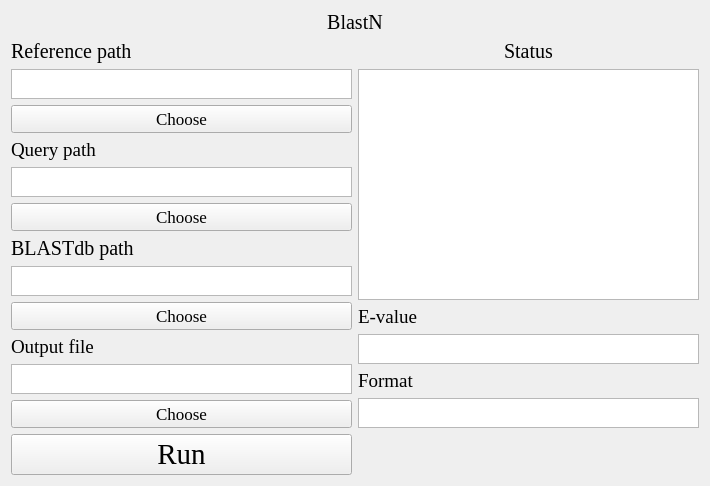
<?xml version="1.0" encoding="UTF-8"?>
<ui version="4.0">
 <class>Form</class>
 <widget class="QWidget" name="Form">
  <property name="geometry">
   <rect>
    <x>0</x>
    <y>0</y>
    <width>710</width>
    <height>479</height>
   </rect>
  </property>
  <property name="windowTitle">
   <string>Form</string>
  </property>
  <property name="styleSheet">
   <string notr="true">background-image: url(D:/tools/Pycharm/pyqt/logo/green_back.png);</string>
  </property>
  <layout class="QGridLayout" name="gridLayout_6">
   <item row="2" column="0">
    <layout class="QGridLayout" name="gridLayout_5">
     <item row="0" column="0">
      <widget class="QPushButton" name="pushButton">
       <property name="font">
        <font>
         <family>Times New Roman</family>
         <pointsize>22</pointsize>
        </font>
       </property>
       <property name="styleSheet">
        <string notr="true">background-image: url(D:/Documents/Desktop/white.png)</string>
       </property>
       <property name="text">
        <string>Run</string>
       </property>
      </widget>
     </item>
    </layout>
   </item>
   <item row="1" column="0">
    <layout class="QGridLayout" name="gridLayout">
     <item row="3" column="0">
      <widget class="QLabel" name="label_7">
       <property name="font">
        <font>
         <family>Times New Roman</family>
         <pointsize>14</pointsize>
        </font>
       </property>
       <property name="text">
        <string>Query path</string>
       </property>
       <property name="alignment">
        <set>Qt::AlignLeading|Qt::AlignLeft|Qt::AlignVCenter</set>
       </property>
      </widget>
     </item>
     <item row="0" column="0">
      <widget class="QLabel" name="label_2">
       <property name="font">
        <font>
         <family>Times New Roman</family>
         <pointsize>15</pointsize>
        </font>
       </property>
       <property name="text">
        <string>Reference path</string>
       </property>
       <property name="alignment">
        <set>Qt::AlignLeading|Qt::AlignLeft|Qt::AlignVCenter</set>
       </property>
      </widget>
     </item>
     <item row="6" column="0">
      <widget class="QLabel" name="label_6">
       <property name="font">
        <font>
         <family>Times New Roman</family>
         <pointsize>15</pointsize>
        </font>
       </property>
       <property name="text">
        <string>BLASTdb path</string>
       </property>
       <property name="alignment">
        <set>Qt::AlignLeading|Qt::AlignLeft|Qt::AlignVCenter</set>
       </property>
      </widget>
     </item>
     <item row="1" column="0">
      <widget class="QTextBrowser" name="textBrowser_2">
       <property name="sizePolicy">
        <sizepolicy hsizetype="Expanding" vsizetype="Maximum">
         <horstretch>0</horstretch>
         <verstretch>0</verstretch>
        </sizepolicy>
       </property>
       <property name="maximumSize">
        <size>
         <width>16777215</width>
         <height>30</height>
        </size>
       </property>
       <property name="styleSheet">
        <string notr="true">background-image: url(D:/Documents/Desktop/white.png)</string>
       </property>
      </widget>
     </item>
     <item row="9" column="0">
      <widget class="QLabel" name="label_5">
       <property name="font">
        <font>
         <family>Times New Roman</family>
         <pointsize>14</pointsize>
        </font>
       </property>
       <property name="text">
        <string>Output file</string>
       </property>
       <property name="alignment">
        <set>Qt::AlignLeading|Qt::AlignLeft|Qt::AlignVCenter</set>
       </property>
      </widget>
     </item>
     <item row="10" column="0">
      <widget class="QTextBrowser" name="textBrowser_5">
       <property name="sizePolicy">
        <sizepolicy hsizetype="Expanding" vsizetype="Maximum">
         <horstretch>0</horstretch>
         <verstretch>0</verstretch>
        </sizepolicy>
       </property>
       <property name="maximumSize">
        <size>
         <width>16777215</width>
         <height>30</height>
        </size>
       </property>
       <property name="styleSheet">
        <string notr="true">background-image: url(D:/Documents/Desktop/white.png)</string>
       </property>
      </widget>
     </item>
     <item row="4" column="0">
      <widget class="QTextBrowser" name="textBrowser_3">
       <property name="sizePolicy">
        <sizepolicy hsizetype="Expanding" vsizetype="Maximum">
         <horstretch>0</horstretch>
         <verstretch>0</verstretch>
        </sizepolicy>
       </property>
       <property name="maximumSize">
        <size>
         <width>16777215</width>
         <height>30</height>
        </size>
       </property>
       <property name="styleSheet">
        <string notr="true">background-image: url(D:/Documents/Desktop/white.png)</string>
       </property>
      </widget>
     </item>
     <item row="8" column="0">
      <widget class="QPushButton" name="pushButton_4">
       <property name="font">
        <font>
         <family>Times New Roman</family>
         <pointsize>13</pointsize>
        </font>
       </property>
       <property name="text">
        <string>Choose</string>
       </property>
      </widget>
     </item>
     <item row="5" column="0">
      <widget class="QPushButton" name="pushButton_3">
       <property name="font">
        <font>
         <family>Times New Roman</family>
         <pointsize>13</pointsize>
        </font>
       </property>
       <property name="text">
        <string>Choose</string>
       </property>
      </widget>
     </item>
     <item row="2" column="0">
      <widget class="QPushButton" name="pushButton_2">
       <property name="font">
        <font>
         <family>Times New Roman</family>
         <pointsize>13</pointsize>
        </font>
       </property>
       <property name="text">
        <string>Choose</string>
       </property>
      </widget>
     </item>
     <item row="7" column="0">
      <widget class="QTextBrowser" name="textBrowser_4">
       <property name="sizePolicy">
        <sizepolicy hsizetype="Expanding" vsizetype="Maximum">
         <horstretch>0</horstretch>
         <verstretch>0</verstretch>
        </sizepolicy>
       </property>
       <property name="maximumSize">
        <size>
         <width>16777215</width>
         <height>30</height>
        </size>
       </property>
       <property name="styleSheet">
        <string notr="true">background-image: url(D:/Documents/Desktop/white.png)</string>
       </property>
      </widget>
     </item>
     <item row="11" column="0">
      <widget class="QPushButton" name="pushButton_5">
       <property name="font">
        <font>
         <family>Times New Roman</family>
         <pointsize>13</pointsize>
        </font>
       </property>
       <property name="text">
        <string>Choose</string>
       </property>
      </widget>
     </item>
    </layout>
   </item>
   <item row="1" column="1">
    <layout class="QGridLayout" name="gridLayout_3">
     <item row="3" column="0">
      <widget class="QTextEdit" name="textEdit">
       <property name="sizePolicy">
        <sizepolicy hsizetype="Expanding" vsizetype="Maximum">
         <horstretch>0</horstretch>
         <verstretch>0</verstretch>
        </sizepolicy>
       </property>
       <property name="maximumSize">
        <size>
         <width>16777215</width>
         <height>30</height>
        </size>
       </property>
       <property name="styleSheet">
        <string notr="true">background-image: url(D:/Documents/Desktop/white.png)</string>
       </property>
      </widget>
     </item>
     <item row="2" column="0">
      <widget class="QLabel" name="label_8">
       <property name="font">
        <font>
         <family>Times New Roman</family>
         <pointsize>14</pointsize>
        </font>
       </property>
       <property name="text">
        <string>E-value</string>
       </property>
       <property name="alignment">
        <set>Qt::AlignLeading|Qt::AlignLeft|Qt::AlignVCenter</set>
       </property>
      </widget>
     </item>
     <item row="1" column="0">
      <widget class="QTextBrowser" name="textBrowser">
       <property name="sizePolicy">
        <sizepolicy hsizetype="Expanding" vsizetype="Expanding">
         <horstretch>0</horstretch>
         <verstretch>0</verstretch>
        </sizepolicy>
       </property>
       <property name="maximumSize">
        <size>
         <width>16777215</width>
         <height>16777215</height>
        </size>
       </property>
       <property name="styleSheet">
        <string notr="true">background-image: url(D:/Documents/Desktop/white.png)</string>
       </property>
      </widget>
     </item>
     <item row="0" column="0">
      <widget class="QLabel" name="label_4">
       <property name="sizePolicy">
        <sizepolicy hsizetype="Expanding" vsizetype="Maximum">
         <horstretch>0</horstretch>
         <verstretch>0</verstretch>
        </sizepolicy>
       </property>
       <property name="font">
        <font>
         <family>Times New Roman</family>
         <pointsize>15</pointsize>
        </font>
       </property>
       <property name="text">
        <string>Status</string>
       </property>
       <property name="alignment">
        <set>Qt::AlignCenter</set>
       </property>
      </widget>
     </item>
     <item row="4" column="0">
      <widget class="QLabel" name="label_9">
       <property name="font">
        <font>
         <family>Times New Roman</family>
         <pointsize>14</pointsize>
        </font>
       </property>
       <property name="text">
        <string>Format</string>
       </property>
       <property name="alignment">
        <set>Qt::AlignLeading|Qt::AlignLeft|Qt::AlignVCenter</set>
       </property>
      </widget>
     </item>
     <item row="5" column="0">
      <widget class="QTextEdit" name="textEdit_2">
       <property name="sizePolicy">
        <sizepolicy hsizetype="Expanding" vsizetype="Maximum">
         <horstretch>0</horstretch>
         <verstretch>0</verstretch>
        </sizepolicy>
       </property>
       <property name="maximumSize">
        <size>
         <width>16777215</width>
         <height>30</height>
        </size>
       </property>
       <property name="styleSheet">
        <string notr="true">background-image: url(D:/Documents/Desktop/white.png)</string>
       </property>
      </widget>
     </item>
    </layout>
   </item>
   <item row="0" column="0" colspan="2">
    <layout class="QGridLayout" name="gridLayout_8">
     <item row="0" column="0">
      <widget class="QLabel" name="label">
       <property name="font">
        <font>
         <family>Times New Roman</family>
         <pointsize>15</pointsize>
        </font>
       </property>
       <property name="text">
        <string>BlastN</string>
       </property>
       <property name="alignment">
        <set>Qt::AlignCenter</set>
       </property>
      </widget>
     </item>
    </layout>
   </item>
  </layout>
 </widget>
 <resources/>
 <connections/>
</ui>
